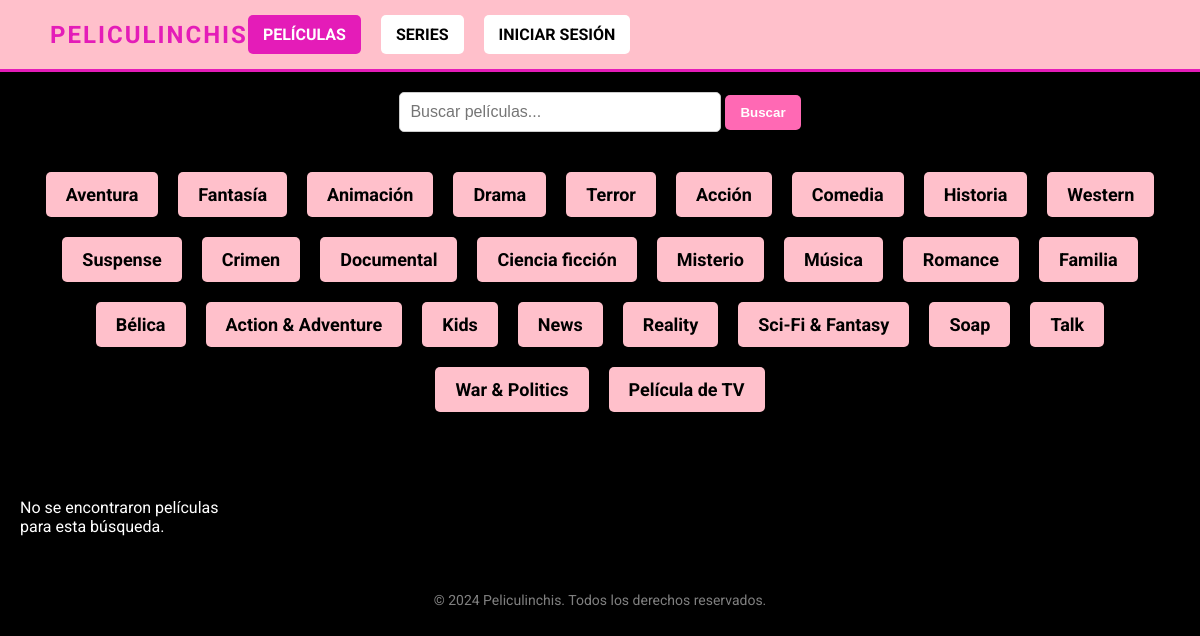
Page /movies/ on the committed database.
### movies/models.py (models this page shows, shortened)
class Genre(models.Model):
    name = models.CharField(max_length=50)

### movies/views.py (the view)
# urls.py: path('movies/', views.movies_view, name='movies'),
def movies_view(request):
    genre_id = request.GET.get('genre')
    search_query = request.GET.get('search', '').strip()  # Obtener el término de búsqueda
    genre_selected = None
    movies_query = Movie.objects.all()
    if genre_id:
        try:
            genre_selected = Genre.objects.get(id=genre_id)
            movies_query = movies_query.filter(genres=genre_selected)
        except Genre.DoesNotExist:
            genre_selected = None
    if search_query:
        movies_query = movies_query.filter(title__icontains=search_query)
    categorized_movies = None
    if not genre_selected and not search_query:
        categorized_movies = {
            "Populares": movies_query.filter(category="Populares"),
            "Mejor Valoradas": movies_query.filter(category="Mejor Valoradas"),
            "Próximamente": movies_query.filter(category="Próximamente"),
            "En Cines": movies_query.filter(category="En Cines"),
        }
    context = {
        "genres": Genre.objects.all(),
        "genre_selected": genre_selected,
        "categorized_movies": categorized_movies,
        "movies": movies_query if genre_selected or search_query else None,
        "search_query": search_query,  # Para mantener el término en el campo de búsqueda
    }
    return render(request, 'movies/movies.html', context)

### movies/templates/movies/movies.html (shortened to what this page needs)
{% extends 'movies/base.html' %}
{% block content %}
<div class="search-container">
    <form method="get" action="{% url 'movies' %}">
        <input type="text" name="search" placeholder="Buscar películas..." value="{{ request.GET.search }}" class="search-input">
        <button type="submit" class="search-btn">Buscar</button>
    </form>
</div>
<div class="genre-buttons-container">
    {% for genre in genres %}
    <a href="?genre={{ genre.id }}" class="{% if genre_selected and genre.id == genre_selected.id %}active{% endif %}">{{ genre.name }}</a>
    {% endfor %}
</div>
<div class="movie-grid">
    {% for movie in movies %}
    <div class="movie-item">
        <a href="{% url 'movie_detail' movie.id %}">
            <img src="https://image.tmdb.org/t/p/w500{{ movie.poster_path }}" alt="{{ movie.title }}">
            <h3>{{ movie.title }}</h3>
        </a>
    </div>
    {% empty %}
    <p>No se encontraron películas para esta búsqueda.</p>
    {% endfor %}
</div>
{% endblock %}

### movies/static/style.css (style rules this page uses)
body { background-color: black; color: white; font-family: 'Roboto', sans-serif; margin: 0; padding: 0; }
.search-container { text-align: center; margin: 20px 0; }
.search-container input[type="text"] { padding: 10px; width: 300px; border-radius: 5px; border: 1px solid #ccc; }
.search-container button { background-color: #ff69b4; color: white; padding: 10px 15px; border: none; border-radius: 5px; cursor: pointer; font-weight: bold; }
.genre-buttons-container { display: flex; flex-wrap: wrap; gap: 20px; justify-content: center; padding: 20px; margin-bottom: 30px; }
.genre-buttons-container a { display: inline-block; background-color: pink; color: black; padding: 12px 20px; border-radius: 5px; font-size: 18px; font-weight: bold; text-decoration: none; transition: all 0.3s ease; }
.movie-grid { display: grid; grid-template-columns: repeat(auto-fill, minmax(200px, 1fr)); gap: 20px; padding: 20px; }
h3, h2, h1, p, a { color: white; text-decoration: none; }
.search-container { text-align: center; margin-bottom: 20px; }
.search-input { width: 300px; padding: 10px; border: 1px solid #ccc; border-radius: 5px; font-size: 16px; }
.search-btn { background-color: pink; color: black; padding: 10px 15px; border: none; border-radius: 5px; font-weight: bold; cursor: pointer; transition: all 0.3s ease; }

### rows in the picture
Genre: name "Aventura"
Genre: name "Fantasía"
Genre: name "Animación"
Genre: name "Drama"
Genre: name "Terror"
Genre: name "Acción"
Genre: name "Comedia"
Genre: name "Historia"
Genre: name "Western"
Genre: name "Suspense"
Genre: name "Crimen"
Genre: name "Documental"
Genre: name "Ciencia ficción"
Genre: name "Misterio"
Genre: name "Música"
Genre: name "Romance"
Genre: name "Familia"
Genre: name "Bélica"
Genre: name "Action & Adventure"
Genre: name "Kids"
Genre: name "News"
Genre: name "Reality"
Genre: name "Sci-Fi & Fantasy"
Genre: name "Soap"
Genre: name "Talk"
Genre: name "War & Politics"
Genre: name "Película de TV"
